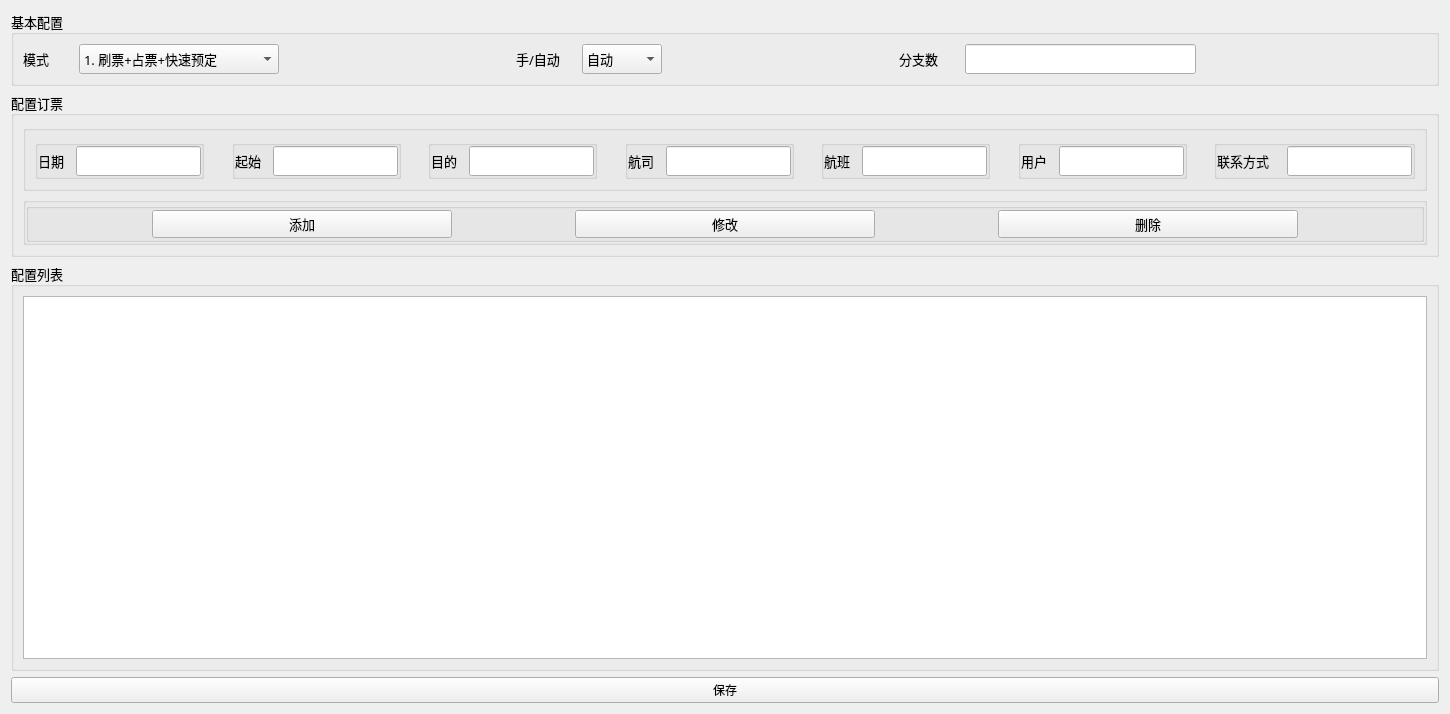
<?xml version="1.0" encoding="UTF-8"?>
<ui version="4.0">
 <class>MyConfig</class>
 <widget class="QWidget" name="MyConfig">
  <property name="geometry">
   <rect>
    <x>0</x>
    <y>0</y>
    <width>1450</width>
    <height>714</height>
   </rect>
  </property>
  <property name="windowTitle">
   <string>MyConfig</string>
  </property>
  <layout class="QVBoxLayout" name="verticalLayout">
   <item>
    <widget class="QGroupBox" name="groupBox">
     <property name="sizePolicy">
      <sizepolicy hsizetype="Preferred" vsizetype="Preferred">
       <horstretch>0</horstretch>
       <verstretch>0</verstretch>
      </sizepolicy>
     </property>
     <property name="font">
      <font>
       <family>Agency FB</family>
       <pointsize>10</pointsize>
      </font>
     </property>
     <property name="title">
      <string>基本配置</string>
     </property>
     <layout class="QHBoxLayout" name="horizontalLayout">
      <item>
       <widget class="QLabel" name="label">
        <property name="minimumSize">
         <size>
          <width>50</width>
          <height>30</height>
         </size>
        </property>
        <property name="font">
         <font>
          <family>Agency FB</family>
          <pointsize>10</pointsize>
         </font>
        </property>
        <property name="text">
         <string>模式</string>
        </property>
       </widget>
      </item>
      <item>
       <widget class="QComboBox" name="mode">
        <property name="minimumSize">
         <size>
          <width>200</width>
          <height>30</height>
         </size>
        </property>
        <property name="font">
         <font>
          <family>Agency FB</family>
          <pointsize>10</pointsize>
         </font>
        </property>
        <item>
         <property name="text">
          <string>1. 刷票+占票+快速预定</string>
         </property>
        </item>
        <item>
         <property name="text">
          <string>2. 刷票+占票</string>
         </property>
        </item>
       </widget>
      </item>
      <item>
       <spacer name="horizontalSpacer">
        <property name="minimumSize">
         <size>
          <width>0</width>
          <height>30</height>
         </size>
        </property>
        <property name="orientation">
         <enum>Qt::Horizontal</enum>
        </property>
        <property name="sizeHint" stdset="0">
         <size>
          <width>40</width>
          <height>20</height>
         </size>
        </property>
       </spacer>
      </item>
      <item>
       <widget class="QLabel" name="label_2">
        <property name="minimumSize">
         <size>
          <width>60</width>
          <height>30</height>
         </size>
        </property>
        <property name="font">
         <font>
          <family>Agency FB</family>
          <pointsize>10</pointsize>
         </font>
        </property>
        <property name="text">
         <string>手/自动</string>
        </property>
       </widget>
      </item>
      <item>
       <widget class="QComboBox" name="manual">
        <property name="minimumSize">
         <size>
          <width>80</width>
          <height>30</height>
         </size>
        </property>
        <property name="font">
         <font>
          <family>Agency FB</family>
          <pointsize>10</pointsize>
         </font>
        </property>
        <item>
         <property name="text">
          <string>自动</string>
         </property>
        </item>
        <item>
         <property name="text">
          <string>手动</string>
         </property>
        </item>
       </widget>
      </item>
      <item>
       <spacer name="horizontalSpacer_2">
        <property name="minimumSize">
         <size>
          <width>0</width>
          <height>30</height>
         </size>
        </property>
        <property name="orientation">
         <enum>Qt::Horizontal</enum>
        </property>
        <property name="sizeHint" stdset="0">
         <size>
          <width>40</width>
          <height>20</height>
         </size>
        </property>
       </spacer>
      </item>
      <item>
       <widget class="QLabel" name="label_3">
        <property name="minimumSize">
         <size>
          <width>60</width>
          <height>30</height>
         </size>
        </property>
        <property name="font">
         <font>
          <family>Agency FB</family>
          <pointsize>10</pointsize>
         </font>
        </property>
        <property name="text">
         <string>分支数</string>
        </property>
       </widget>
      </item>
      <item>
       <widget class="QLineEdit" name="branch_size">
        <property name="minimumSize">
         <size>
          <width>100</width>
          <height>30</height>
         </size>
        </property>
        <property name="font">
         <font>
          <family>Agency FB</family>
          <pointsize>10</pointsize>
         </font>
        </property>
       </widget>
      </item>
      <item>
       <spacer name="horizontalSpacer_3">
        <property name="minimumSize">
         <size>
          <width>0</width>
          <height>30</height>
         </size>
        </property>
        <property name="orientation">
         <enum>Qt::Horizontal</enum>
        </property>
        <property name="sizeHint" stdset="0">
         <size>
          <width>40</width>
          <height>20</height>
         </size>
        </property>
       </spacer>
      </item>
     </layout>
    </widget>
   </item>
   <item>
    <widget class="QGroupBox" name="groupBox_2">
     <property name="font">
      <font>
       <family>Agency FB</family>
       <pointsize>10</pointsize>
      </font>
     </property>
     <property name="title">
      <string>配置订票</string>
     </property>
     <layout class="QVBoxLayout" name="verticalLayout_2">
      <item>
       <widget class="QGroupBox" name="groupBox_15">
        <property name="maximumSize">
         <size>
          <width>16777215</width>
          <height>16777215</height>
         </size>
        </property>
        <property name="font">
         <font>
          <family>Agency FB</family>
          <pointsize>10</pointsize>
         </font>
        </property>
        <property name="title">
         <string/>
        </property>
        <layout class="QHBoxLayout" name="horizontalLayout_2">
         <item>
          <widget class="QGroupBox" name="groupBox_17">
           <property name="font">
            <font>
             <family>Agency FB</family>
             <pointsize>10</pointsize>
            </font>
           </property>
           <property name="title">
            <string/>
           </property>
           <layout class="QHBoxLayout" name="horizontalLayout_16">
            <property name="spacing">
             <number>0</number>
            </property>
            <property name="leftMargin">
             <number>0</number>
            </property>
            <property name="topMargin">
             <number>0</number>
            </property>
            <property name="rightMargin">
             <number>0</number>
            </property>
            <property name="bottomMargin">
             <number>0</number>
            </property>
            <item>
             <widget class="QLabel" name="label_20">
              <property name="minimumSize">
               <size>
                <width>38</width>
                <height>30</height>
               </size>
              </property>
              <property name="font">
               <font>
                <family>Agency FB</family>
                <pointsize>10</pointsize>
               </font>
              </property>
              <property name="text">
               <string>日期</string>
              </property>
             </widget>
            </item>
            <item>
             <widget class="QLineEdit" name="lineEdit_20">
              <property name="minimumSize">
               <size>
                <width>100</width>
                <height>30</height>
               </size>
              </property>
              <property name="font">
               <font>
                <family>Agency FB</family>
                <pointsize>10</pointsize>
               </font>
              </property>
             </widget>
            </item>
           </layout>
          </widget>
         </item>
         <item>
          <spacer name="horizontalSpacer_8">
           <property name="minimumSize">
            <size>
             <width>0</width>
             <height>30</height>
            </size>
           </property>
           <property name="orientation">
            <enum>Qt::Horizontal</enum>
           </property>
           <property name="sizeHint" stdset="0">
            <size>
             <width>22</width>
             <height>27</height>
            </size>
           </property>
          </spacer>
         </item>
         <item>
          <widget class="QGroupBox" name="groupBox_18">
           <property name="font">
            <font>
             <family>Agency FB</family>
             <pointsize>10</pointsize>
            </font>
           </property>
           <property name="title">
            <string/>
           </property>
           <layout class="QHBoxLayout" name="horizontalLayout_17">
            <property name="spacing">
             <number>0</number>
            </property>
            <property name="leftMargin">
             <number>0</number>
            </property>
            <property name="topMargin">
             <number>0</number>
            </property>
            <property name="rightMargin">
             <number>0</number>
            </property>
            <property name="bottomMargin">
             <number>0</number>
            </property>
            <item>
             <widget class="QLabel" name="label_25">
              <property name="minimumSize">
               <size>
                <width>38</width>
                <height>30</height>
               </size>
              </property>
              <property name="font">
               <font>
                <family>Agency FB</family>
                <pointsize>10</pointsize>
               </font>
              </property>
              <property name="text">
               <string>起始</string>
              </property>
             </widget>
            </item>
            <item>
             <widget class="QLineEdit" name="lineEdit_21">
              <property name="minimumSize">
               <size>
                <width>100</width>
                <height>30</height>
               </size>
              </property>
              <property name="font">
               <font>
                <family>Agency FB</family>
                <pointsize>10</pointsize>
               </font>
              </property>
             </widget>
            </item>
           </layout>
          </widget>
         </item>
         <item>
          <spacer name="horizontalSpacer_9">
           <property name="minimumSize">
            <size>
             <width>0</width>
             <height>30</height>
            </size>
           </property>
           <property name="orientation">
            <enum>Qt::Horizontal</enum>
           </property>
           <property name="sizeHint" stdset="0">
            <size>
             <width>22</width>
             <height>27</height>
            </size>
           </property>
          </spacer>
         </item>
         <item>
          <widget class="QGroupBox" name="groupBox_19">
           <property name="font">
            <font>
             <family>Agency FB</family>
             <pointsize>10</pointsize>
            </font>
           </property>
           <property name="title">
            <string/>
           </property>
           <layout class="QHBoxLayout" name="horizontalLayout_18">
            <property name="spacing">
             <number>0</number>
            </property>
            <property name="leftMargin">
             <number>0</number>
            </property>
            <property name="topMargin">
             <number>0</number>
            </property>
            <property name="rightMargin">
             <number>0</number>
            </property>
            <property name="bottomMargin">
             <number>0</number>
            </property>
            <item>
             <widget class="QLabel" name="label_24">
              <property name="minimumSize">
               <size>
                <width>38</width>
                <height>30</height>
               </size>
              </property>
              <property name="font">
               <font>
                <family>Agency FB</family>
                <pointsize>10</pointsize>
               </font>
              </property>
              <property name="text">
               <string>目的</string>
              </property>
             </widget>
            </item>
            <item>
             <widget class="QLineEdit" name="lineEdit_22">
              <property name="minimumSize">
               <size>
                <width>100</width>
                <height>30</height>
               </size>
              </property>
              <property name="font">
               <font>
                <family>Agency FB</family>
                <pointsize>10</pointsize>
               </font>
              </property>
             </widget>
            </item>
           </layout>
          </widget>
         </item>
         <item>
          <spacer name="horizontalSpacer_10">
           <property name="minimumSize">
            <size>
             <width>0</width>
             <height>30</height>
            </size>
           </property>
           <property name="orientation">
            <enum>Qt::Horizontal</enum>
           </property>
           <property name="sizeHint" stdset="0">
            <size>
             <width>22</width>
             <height>27</height>
            </size>
           </property>
          </spacer>
         </item>
         <item>
          <widget class="QGroupBox" name="groupBox_20">
           <property name="font">
            <font>
             <family>Agency FB</family>
             <pointsize>10</pointsize>
            </font>
           </property>
           <property name="title">
            <string/>
           </property>
           <layout class="QHBoxLayout" name="horizontalLayout_19">
            <property name="spacing">
             <number>0</number>
            </property>
            <property name="leftMargin">
             <number>0</number>
            </property>
            <property name="topMargin">
             <number>0</number>
            </property>
            <property name="rightMargin">
             <number>0</number>
            </property>
            <property name="bottomMargin">
             <number>0</number>
            </property>
            <item>
             <widget class="QLabel" name="label_23">
              <property name="minimumSize">
               <size>
                <width>38</width>
                <height>30</height>
               </size>
              </property>
              <property name="font">
               <font>
                <family>Agency FB</family>
                <pointsize>10</pointsize>
               </font>
              </property>
              <property name="text">
               <string>航司</string>
              </property>
             </widget>
            </item>
            <item>
             <widget class="QLineEdit" name="lineEdit_23">
              <property name="minimumSize">
               <size>
                <width>100</width>
                <height>30</height>
               </size>
              </property>
              <property name="font">
               <font>
                <family>Agency FB</family>
                <pointsize>10</pointsize>
               </font>
              </property>
             </widget>
            </item>
           </layout>
          </widget>
         </item>
         <item>
          <spacer name="horizontalSpacer_11">
           <property name="minimumSize">
            <size>
             <width>0</width>
             <height>30</height>
            </size>
           </property>
           <property name="orientation">
            <enum>Qt::Horizontal</enum>
           </property>
           <property name="sizeHint" stdset="0">
            <size>
             <width>22</width>
             <height>27</height>
            </size>
           </property>
          </spacer>
         </item>
         <item>
          <widget class="QGroupBox" name="groupBox_21">
           <property name="font">
            <font>
             <family>Agency FB</family>
             <pointsize>10</pointsize>
            </font>
           </property>
           <property name="title">
            <string/>
           </property>
           <layout class="QHBoxLayout" name="horizontalLayout_20">
            <property name="spacing">
             <number>0</number>
            </property>
            <property name="leftMargin">
             <number>0</number>
            </property>
            <property name="topMargin">
             <number>0</number>
            </property>
            <property name="rightMargin">
             <number>0</number>
            </property>
            <property name="bottomMargin">
             <number>0</number>
            </property>
            <item>
             <widget class="QLabel" name="label_22">
              <property name="minimumSize">
               <size>
                <width>38</width>
                <height>30</height>
               </size>
              </property>
              <property name="font">
               <font>
                <family>Agency FB</family>
                <pointsize>10</pointsize>
               </font>
              </property>
              <property name="text">
               <string>航班</string>
              </property>
             </widget>
            </item>
            <item>
             <widget class="QLineEdit" name="lineEdit_24">
              <property name="minimumSize">
               <size>
                <width>100</width>
                <height>30</height>
               </size>
              </property>
              <property name="font">
               <font>
                <family>Agency FB</family>
                <pointsize>10</pointsize>
               </font>
              </property>
             </widget>
            </item>
           </layout>
          </widget>
         </item>
         <item>
          <spacer name="horizontalSpacer_13">
           <property name="minimumSize">
            <size>
             <width>0</width>
             <height>30</height>
            </size>
           </property>
           <property name="orientation">
            <enum>Qt::Horizontal</enum>
           </property>
           <property name="sizeHint" stdset="0">
            <size>
             <width>22</width>
             <height>27</height>
            </size>
           </property>
          </spacer>
         </item>
         <item>
          <widget class="QGroupBox" name="groupBox_22">
           <property name="font">
            <font>
             <family>Agency FB</family>
             <pointsize>10</pointsize>
            </font>
           </property>
           <property name="title">
            <string/>
           </property>
           <layout class="QHBoxLayout" name="horizontalLayout_21">
            <property name="spacing">
             <number>0</number>
            </property>
            <property name="leftMargin">
             <number>0</number>
            </property>
            <property name="topMargin">
             <number>0</number>
            </property>
            <property name="rightMargin">
             <number>0</number>
            </property>
            <property name="bottomMargin">
             <number>0</number>
            </property>
            <item>
             <widget class="QLabel" name="label_21">
              <property name="minimumSize">
               <size>
                <width>38</width>
                <height>30</height>
               </size>
              </property>
              <property name="font">
               <font>
                <family>Agency FB</family>
                <pointsize>10</pointsize>
               </font>
              </property>
              <property name="text">
               <string>用户</string>
              </property>
             </widget>
            </item>
            <item>
             <widget class="QLineEdit" name="lineEdit_25">
              <property name="minimumSize">
               <size>
                <width>100</width>
                <height>30</height>
               </size>
              </property>
              <property name="font">
               <font>
                <family>Agency FB</family>
                <pointsize>10</pointsize>
               </font>
              </property>
             </widget>
            </item>
           </layout>
          </widget>
         </item>
         <item>
          <spacer name="horizontalSpacer_12">
           <property name="minimumSize">
            <size>
             <width>0</width>
             <height>30</height>
            </size>
           </property>
           <property name="orientation">
            <enum>Qt::Horizontal</enum>
           </property>
           <property name="sizeHint" stdset="0">
            <size>
             <width>22</width>
             <height>27</height>
            </size>
           </property>
          </spacer>
         </item>
         <item>
          <widget class="QGroupBox" name="groupBox_23">
           <property name="font">
            <font>
             <family>Agency FB</family>
             <pointsize>10</pointsize>
            </font>
           </property>
           <property name="title">
            <string/>
           </property>
           <layout class="QHBoxLayout" name="horizontalLayout_22">
            <property name="spacing">
             <number>0</number>
            </property>
            <property name="leftMargin">
             <number>0</number>
            </property>
            <property name="topMargin">
             <number>0</number>
            </property>
            <property name="rightMargin">
             <number>0</number>
            </property>
            <property name="bottomMargin">
             <number>0</number>
            </property>
            <item>
             <widget class="QLabel" name="label_5">
              <property name="minimumSize">
               <size>
                <width>70</width>
                <height>30</height>
               </size>
              </property>
              <property name="font">
               <font>
                <family>Agency FB</family>
                <pointsize>10</pointsize>
               </font>
              </property>
              <property name="text">
               <string>联系方式</string>
              </property>
             </widget>
            </item>
            <item>
             <widget class="QLineEdit" name="lineEdit_10">
              <property name="minimumSize">
               <size>
                <width>100</width>
                <height>30</height>
               </size>
              </property>
              <property name="font">
               <font>
                <family>Agency FB</family>
                <pointsize>10</pointsize>
               </font>
              </property>
             </widget>
            </item>
           </layout>
          </widget>
         </item>
        </layout>
       </widget>
      </item>
      <item>
       <widget class="QGroupBox" name="groupBox_13">
        <property name="maximumSize">
         <size>
          <width>16777215</width>
          <height>16777215</height>
         </size>
        </property>
        <property name="font">
         <font>
          <family>Agency FB</family>
          <pointsize>10</pointsize>
         </font>
        </property>
        <property name="title">
         <string/>
        </property>
        <layout class="QHBoxLayout" name="horizontalLayout_12">
         <property name="spacing">
          <number>0</number>
         </property>
         <property name="leftMargin">
          <number>0</number>
         </property>
         <property name="topMargin">
          <number>0</number>
         </property>
         <property name="rightMargin">
          <number>0</number>
         </property>
         <property name="bottomMargin">
          <number>0</number>
         </property>
         <item>
          <widget class="QGroupBox" name="groupBox_14">
           <property name="font">
            <font>
             <family>Agency FB</family>
             <pointsize>10</pointsize>
            </font>
           </property>
           <property name="title">
            <string/>
           </property>
           <layout class="QHBoxLayout" name="horizontalLayout_13">
            <property name="spacing">
             <number>0</number>
            </property>
            <property name="leftMargin">
             <number>0</number>
            </property>
            <property name="topMargin">
             <number>0</number>
            </property>
            <property name="rightMargin">
             <number>0</number>
            </property>
            <property name="bottomMargin">
             <number>0</number>
            </property>
            <item>
             <spacer name="horizontalSpacer_4">
              <property name="minimumSize">
               <size>
                <width>0</width>
                <height>30</height>
               </size>
              </property>
              <property name="orientation">
               <enum>Qt::Horizontal</enum>
              </property>
              <property name="sizeHint" stdset="0">
               <size>
                <width>40</width>
                <height>20</height>
               </size>
              </property>
             </spacer>
            </item>
            <item>
             <widget class="QPushButton" name="pushButton_5">
              <property name="minimumSize">
               <size>
                <width>300</width>
                <height>0</height>
               </size>
              </property>
              <property name="text">
               <string>添加</string>
              </property>
             </widget>
            </item>
            <item>
             <spacer name="horizontalSpacer_5">
              <property name="minimumSize">
               <size>
                <width>0</width>
                <height>30</height>
               </size>
              </property>
              <property name="orientation">
               <enum>Qt::Horizontal</enum>
              </property>
              <property name="sizeHint" stdset="0">
               <size>
                <width>40</width>
                <height>20</height>
               </size>
              </property>
             </spacer>
            </item>
            <item>
             <widget class="QPushButton" name="pushButton_6">
              <property name="minimumSize">
               <size>
                <width>300</width>
                <height>0</height>
               </size>
              </property>
              <property name="text">
               <string>修改</string>
              </property>
             </widget>
            </item>
            <item>
             <spacer name="horizontalSpacer_6">
              <property name="minimumSize">
               <size>
                <width>0</width>
                <height>30</height>
               </size>
              </property>
              <property name="orientation">
               <enum>Qt::Horizontal</enum>
              </property>
              <property name="sizeHint" stdset="0">
               <size>
                <width>40</width>
                <height>20</height>
               </size>
              </property>
             </spacer>
            </item>
            <item>
             <widget class="QPushButton" name="pushButton_7">
              <property name="minimumSize">
               <size>
                <width>300</width>
                <height>0</height>
               </size>
              </property>
              <property name="text">
               <string>删除</string>
              </property>
             </widget>
            </item>
            <item>
             <spacer name="horizontalSpacer_7">
              <property name="minimumSize">
               <size>
                <width>0</width>
                <height>30</height>
               </size>
              </property>
              <property name="orientation">
               <enum>Qt::Horizontal</enum>
              </property>
              <property name="sizeHint" stdset="0">
               <size>
                <width>40</width>
                <height>20</height>
               </size>
              </property>
             </spacer>
            </item>
           </layout>
          </widget>
         </item>
        </layout>
       </widget>
      </item>
     </layout>
    </widget>
   </item>
   <item>
    <widget class="QGroupBox" name="groupBox_9">
     <property name="font">
      <font>
       <family>Agency FB</family>
       <pointsize>10</pointsize>
      </font>
     </property>
     <property name="title">
      <string>配置列表</string>
     </property>
     <layout class="QVBoxLayout" name="verticalLayout_3">
      <item>
       <widget class="QTableView" name="tableView"/>
      </item>
     </layout>
    </widget>
   </item>
   <item>
    <widget class="QPushButton" name="pushButton_4">
     <property name="text">
      <string>保存</string>
     </property>
    </widget>
   </item>
  </layout>
 </widget>
 <resources/>
 <connections/>
</ui>
